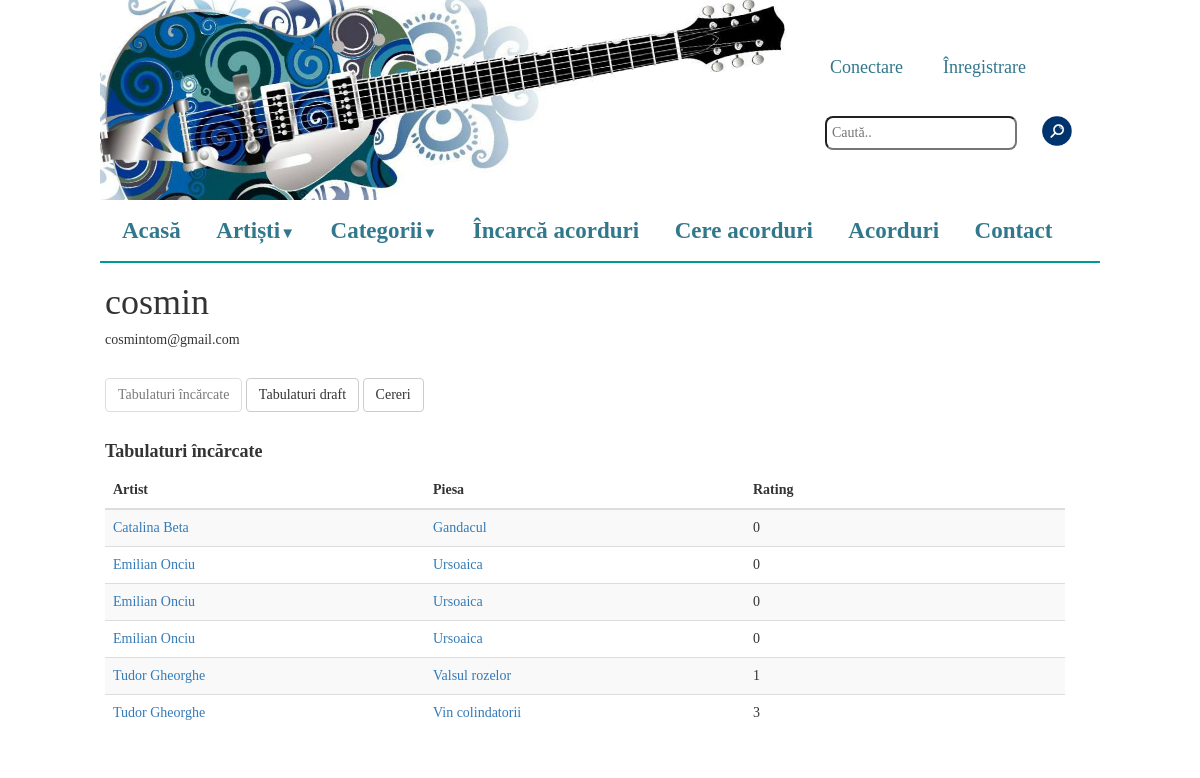
/index.php?user_uploads=1&username=cosmin, run on an earlier commit of the app's database.
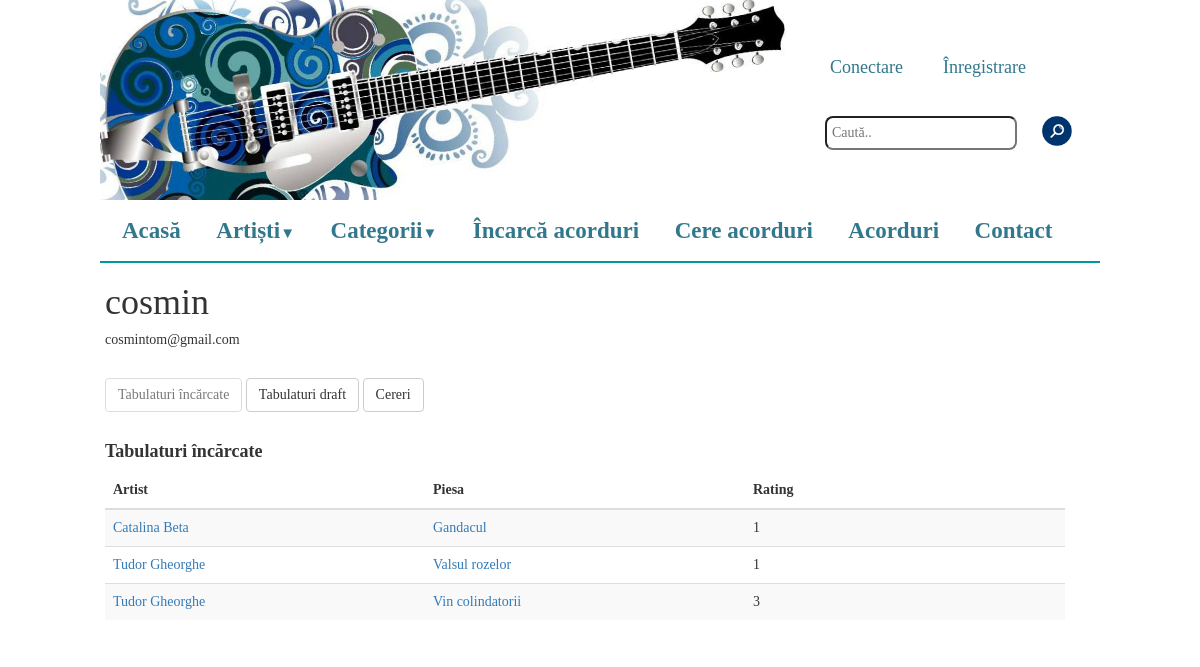
And on a later commit of the database.
### tables this page shows
CREATE TABLE IF NOT EXISTS `melodii` (
  `id` int(11) NOT NULL AUTO_INCREMENT,
  `artist` varchar(100) NOT NULL,
  `titlu` varchar(100) NOT NULL,
  `cale_tmp` varchar(200) DEFAULT NULL,
  `cale` varchar(200) DEFAULT NULL,
  `categorie` varchar(200) NOT NULL,
  `uploader` varchar(200) NOT NULL,
  `plus` int(11) NOT NULL,
  `minus` int(11) NOT NULL,
  `comments_path` varchar(200) NOT NULL,
  PRIMARY KEY (`id`)
);

### includes/functions.php (called while the page is built, shortened)
<?php
function get_songs_by_uploader($uploader) {
    $result = mysql_query("SELECT * FROM melodii WHERE uploader='$uploader' and cale is not NULL order by artist, titlu");
    $songs = array();
    while($p = mysql_fetch_array($result)){
        $songs[] = $p;
    }
    return $songs;
}
function get_email_of_user($username) {
    $result = mysql_query("SELECT email FROM users WHERE username='$username'");
    return mysql_fetch_array($result)[0];
}
?>

### pages/user_uploads.php (the view, shortened to what this page needs)
<div class="artist_tabs">
<?php
	$username = $_GET['username'];
	print "<h1>".$username."</h1>";
	$email = get_email_of_user($username);
	print "<h5>".$email."</h5><br>";
?>
<div class="switch">
    <input type="button" class="btn btn-default" value="Tabulaturi încărcate" id="tabs_button" onclick="switch_tabs_requests(0)" disabled="true">
    <input type="button" class="btn btn-default" value="Tabulaturi draft" id="drafts_button" onclick="switch_tabs_requests(1)">
    <input type="button" class="btn btn-default" value="Cereri" id="requests_button" onclick="switch_tabs_requests(2)">
    <br><br>
</div>
<div id="tabs_div">
    <?php
    	$all_songs = get_songs_by_uploader($username);
    	if (count($all_songs) == 0) {
    	       print "<div class='alert alert-info' style='font-size:19px;width:262px;margin-left:0px'>Nu există tabulaturi încărcate.</div>";
    	} else {
    ?>
        <div class="row col-sm-8">
            <h4 style="font-weight:bold">Tabulaturi încărcate</h4>
        </div>
    	<div class="row col-sm-12">
        	<table id="tabs" class="table table-striped">
        		<thead>
        			<tr>
        				<th class="col-sm-4">Artist</th>
        				<th class="col-sm-4">Piesa</th>
        				<th class="col-sm-4">Rating</th>
        			</tr>
        		</thead>
        		<tbody>
        			<?php
        				foreach ($all_songs as $sg){
        			?>
        			<tr>
        				<td><?php print "<a href=\"index.php?artist=".$sg['artist']."\">".$sg['artist']."</a>";?></td>
        				<td><?php print "<a href=\"index.php?song=".$sg['id']."\">".$sg['titlu']."</a>";?></td>
        				<td><?php print $sg['plus']-$sg['minus'];?></td>
        			</tr>
        			<?php
        				}
        			?>
        		</tbody>
        	</table>
    	</div>
<?php
        }
?>
</div>
</div>

What changed in the data, as far as the page shows it:
removed melodii: artist "Emilian Onciu", titlu "Ursoaica", $sg['plus']-$sg['minus'] "0"
no longer on this page (row edited): melodii: artist "Emilian Onciu", titlu "Ursoaica", $sg['plus']-$sg['minus'] "0"
removed melodii: artist "Emilian Onciu", titlu "Ursoaica", $sg['plus']-$sg['minus'] "0"
changed melodii "Catalina Beta": $sg['plus']-$sg['minus'] "0" → "1"
